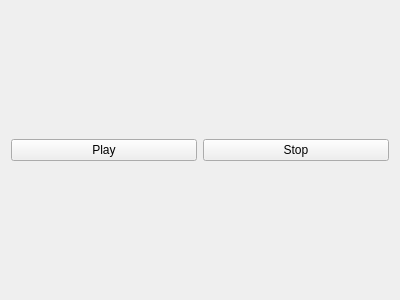
<?xml version="1.0" encoding="UTF-8"?>
<ui version="4.0">
 <class>MainWindow</class>
 <widget class="QMainWindow" name="MainWindow">
  <property name="geometry">
   <rect>
    <x>0</x>
    <y>0</y>
    <width>400</width>
    <height>300</height>
   </rect>
  </property>
  <property name="windowTitle">
   <string>MainWindow</string>
  </property>
  <widget class="QWidget" name="centralWidget">
   <layout class="QGridLayout" name="gridLayout">
    <item row="0" column="0">
     <widget class="QPushButton" name="pushButtonPlay">
      <property name="text">
       <string>Play</string>
      </property>
     </widget>
    </item>
    <item row="0" column="1">
     <widget class="QPushButton" name="pushButtonStop">
      <property name="text">
       <string>Stop</string>
      </property>
     </widget>
    </item>
   </layout>
  </widget>
 </widget>
 <layoutdefault spacing="6" margin="11"/>
 <resources/>
 <connections/>
</ui>
